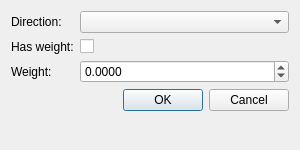
<?xml version="1.0" encoding="UTF-8"?>
<ui version="4.0">
 <class>EdgeEditor</class>
 <widget class="QDialog" name="EdgeEditor">
  <property name="geometry">
   <rect><x>0</x><y>0</y><width>300</width><height>150</height></rect>
  </property>
  <property name="windowTitle">
   <string>Edit Edge</string>
  </property>
  <layout class="QFormLayout" name="formLayout">
   <item row="0" column="0">
    <widget class="QLabel" name="dirLbl">
     <property name="text"><string>Direction:</string></property>
    </widget>
   </item>
   <item row="0" column="1">
    <widget class="QComboBox" name="dirCombo"/>
   </item>
   <item row="1" column="0">
    <widget class="QLabel" name="weightLbl">
     <property name="text"><string>Has weight:</string></property>
    </widget>
   </item>
   <item row="1" column="1">
    <widget class="QCheckBox" name="weightCheck"/>
   </item>
   <item row="2" column="0">
    <widget class="QLabel" name="weightValLbl">
     <property name="text"><string>Weight:</string></property>
    </widget>
   </item>
   <item row="2" column="1">
    <widget class="QDoubleSpinBox" name="weightSpin">
     <property name="minimum"><double>-1000000.000000</double></property>
     <property name="maximum"><double>1000000.000000</double></property>
     <property name="decimals"><number>4</number></property>
    </widget>
   </item>
   <item row="3" column="0" colspan="2">
    <widget class="QDialogButtonBox" name="buttons">
     <property name="standardButtons">
      <set>QDialogButtonBox::Ok|QDialogButtonBox::Cancel</set>
     </property>
    </widget>
   </item>
  </layout>
 </widget>
 <resources/>
 <connections>
  <connection>
   <sender>buttons</sender><signal>accepted()</signal>
   <receiver>EdgeEditor</receiver><slot>accept()</slot>
   <hints><hint type="sourcelabel"><x>150</x><y>120</y></hint>
          <hint type="destinationlabel"><x>150</x><y>75</y></hint></hints>
  </connection>
  <connection>
   <sender>buttons</sender><signal>rejected()</signal>
   <receiver>EdgeEditor</receiver><slot>reject()</slot>
   <hints><hint type="sourcelabel"><x>150</x><y>120</y></hint>
          <hint type="destinationlabel"><x>150</x><y>75</y></hint></hints>
  </connection>
 </connections>
</ui>
